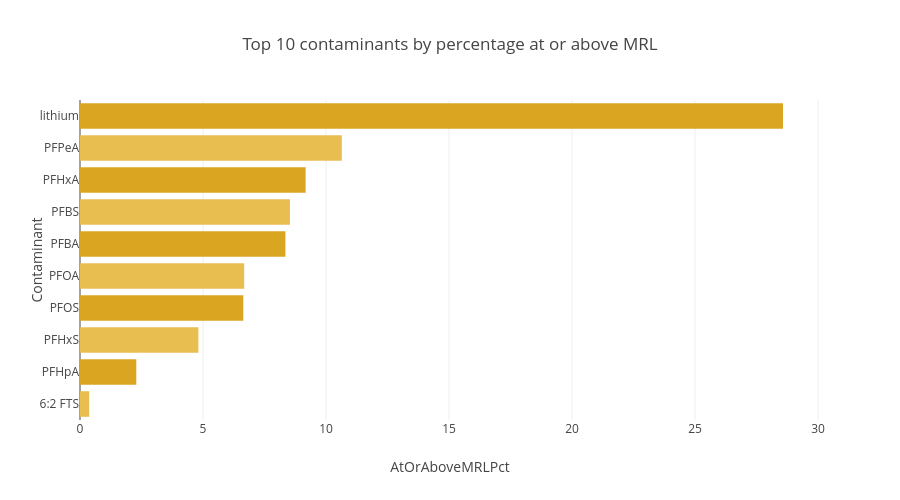

This figure's notebook cell:
### Markdown cell above
### Bar chart

First off using the aggregated data in contaminant_summary build a simple bar chart to see what contaminants most commonly occur at a reportable level? The intention of this chart is to quickly orient the viewer on the type of data we are evaluating (contaminants) and provide an easy insight into what contaminants may be good to begin looking at. This should help when later we want contaminants to be a filter than can be used. 

This chart shows the top 10 most common contaminants but should not be used to asses what contaminants are more harmful, if a regulatory violations has occured. This is also filtered to 10 for visualization purposes so it should not be used as a comprehensive list of measured contaminants.

### Code cell
plot_data = (
    contaminant_summary
    .nlargest(10, "AtOrAboveMRLPct")
    .sort_values("AtOrAboveMRLPct")
)

fig = px.bar(
    plot_data,
    x="AtOrAboveMRLPct",
    y="Contaminant",
    orientation="h",
    title="Top 10 contaminants by percentage at or above MRL",
    height=500
)

fig.update_traces(
    marker_color=[
        "#E8BE50" if i % 2 == 0 else "goldenrod"
        for i in range(len(plot_data))
    ]
)

fig.show()

### Figure 1 — Plotly figure (JSON) as saved in the notebook; plotly's stock layout.template omitted (floating-point values rounded to 4 significant figures)
{"data": [{"alignmentgroup": "True", "hovertemplate": "AtOrAboveMRLPct=%{x}<br>Contaminant=%{y}<extra></extra>", "legendgroup": "", "marker": {"color": ["#E8BE50", "goldenrod", "#E8BE50", "goldenrod", "#E8BE50", "goldenrod", "#E8BE50", "goldenrod", "#E8BE50", "goldenrod"], "pattern": {"shape": ""}}, "name": "", "offsetgroup": "", "orientation": "h", "showlegend": false, "textposition": "auto", "type": "bar", "x": [0.3726, 2.288, 4.813, 6.637, 6.674, 8.349, 8.533, 9.171, 10.64, 28.58], "xaxis": "x", "y": ["6:2 FTS", "PFHpA", "PFHxS", "PFOS", "PFOA", "PFBA", "PFBS", "PFHxA", "PFPeA", "lithium"], "yaxis": "y"}], "layout": {"barmode": "relative", "height": 500, "legend": {"tracegroupgap": 0}, "title": {"text": "Top 10 contaminants by percentage at or above MRL"}, "xaxis": {"anchor": "y", "domain": [0, 1], "title": {"text": "AtOrAboveMRLPct"}}, "yaxis": {"anchor": "x", "domain": [0, 1], "title": {"text": "Contaminant"}}}}
